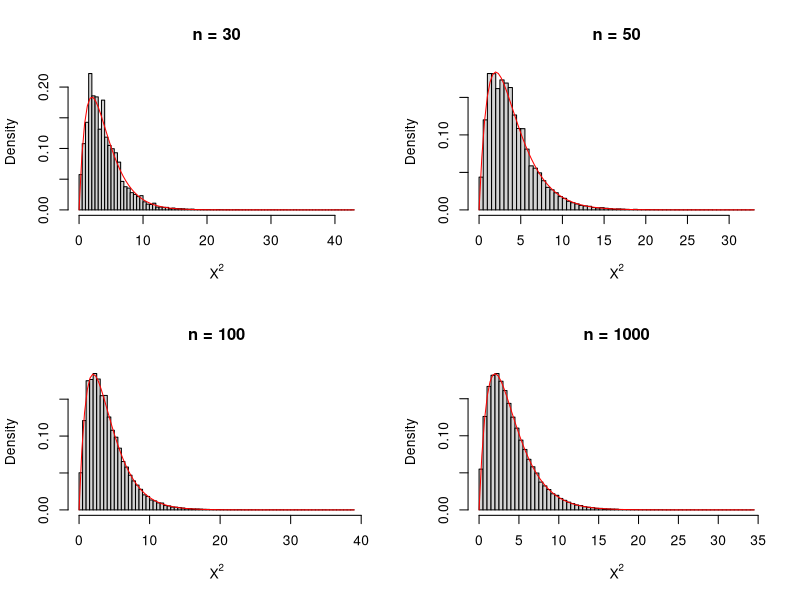

R code for this plot:
## ---- chunk 1
knitr::opts_chunk$set(echo = TRUE)
## ---- chunk 2
probvec <- c(0.05, 0.4, 0.15, 0.25, 0.15)

par( mfrow = c(2,2) )

for( n in c(30,50,100,1000) ){
  gen_samples <- 
      rmultinom(
          n = 1e5L,
          size = n,
          prob = probvec
      )
  
  ftn_2apply2_cols <- 
    function( colvec ){
        sum( 
              (colvec - n*probvec)^2 / (n*probvec)
        )
    }
  Xsquared_each_sample <-
    apply( gen_samples,
           MARGIN = 2,
           FUN = ftn_2apply2_cols 
          )
  
  hist( 
        Xsquared_each_sample,
        xlab = bquote(X**2),
        main = paste0("n = ", n),
        freq = FALSE,
        breaks = 100
      )
  curve( dchisq(x, df=length(probvec)-1), add=TRUE, col="red" )
  
}
